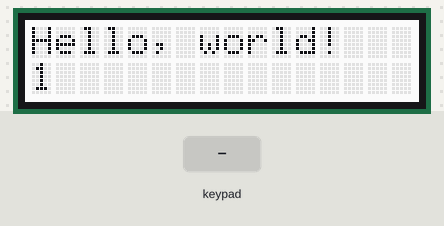
A sketch run on a simulated Arduino Uno, built with avr-gcc and run on an emulated ATmega328P. Parts: 16×2 character LCD. The inputs (shaded band) are chosen by the test bench. What the sketch prints to the serial monitor is not drawn.

Above: at 1.2 s.
1.3 s: key 'U' pressed
At 2.8 s:
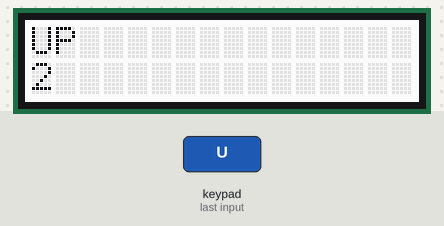
4.3 s: key 'D' pressed
At 5.7 s:
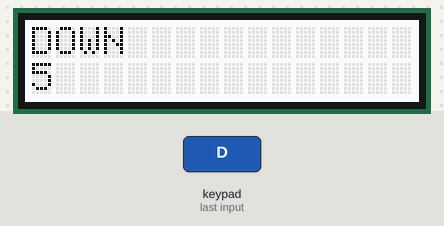
7.3 s: key 'L' pressed
At 8.8 s:
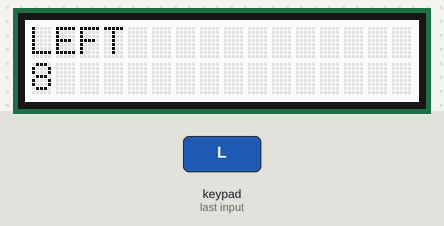
10.3 s: key 'R' pressed
At 11.5 s:
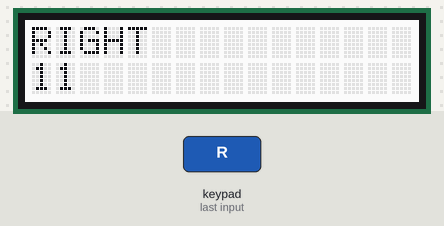
13.3 s: key 'S' pressed
At 14.8 s:
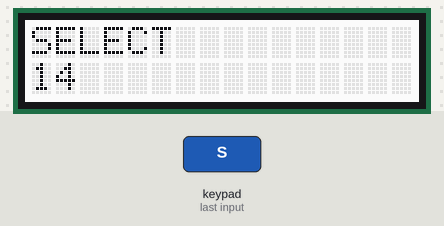
Timing chart, 0 to 16.3 s (numbered marks = the images above; inputs shaded):
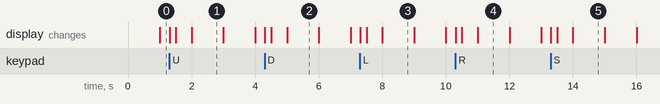

Measured:
- after the input at 1.3 s, the display: first changes at once (image 1 shows a later state)
- after the input at 4.3 s, the display: first changes at once (image 2 shows a later state)
- after the input at 7.3 s, the display: first changes at once (image 3 shows a later state)
- after the input at 10.3 s, the display: first changes at once (image 4 shows a later state)
- after the input at 13.3 s, the display: first changes at once (image 5 shows a later state)
- what the display in image 1 shows lasts 1.0 s, from 2.0 s to 3.0 s

The sketch:

trimmed_hello_world.ino
```cpp
#include <Adafruit_RGBLCDShield.h>

/*********************
Example code for the Adafruit RGB Character LCD Shield and Library
This code displays text on the shield, and also reads the buttons on the keypad.
When a button is pressed, the backlight changes color.
**********************/

// include the library code:
#include <Wire.h>
#include <Adafruit_RGBLCDShield.h>
#include <utility/Adafruit_MCP23017.h>


// The shield uses the I2C SCL and SDA pins. On classic Arduinos
// this is Analog 4 and 5 so you can't use those for analogRead() anymore
// However, you can connect other I2C sensors to the I2C bus and share
// the I2C bus.
Adafruit_RGBLCDShield lcd = Adafruit_RGBLCDShield();

// Set the backlight color
#define WHITE 0x7

void setup() {
  // Debugging output
  Serial.begin(9600);
  // set up the LCD's number of columns and rows:
  lcd.begin(16, 2);

  // Print a message to the LCD. We track how long it takes since
  // this library has been optimized a bit and we're proud of it :)
  int time = millis();
  lcd.print("Hello, world!");
  time = millis() - time;
  Serial.print("Took "); Serial.print(time); Serial.println(" ms");
  lcd.setBacklight(WHITE);
}

uint8_t i=0;
void loop() {
  // set the cursor to column 0, line 1
  // (note: line 1 is the second row, since counting begins with 0):
  lcd.setCursor(0, 1);
  // print the number of seconds since reset:
  lcd.print(millis()/1000);

  uint8_t buttons = lcd.readButtons();

  if (buttons) {
    lcd.clear();
    lcd.setCursor(0,0);
    if (buttons & BUTTON_UP) {
      lcd.print("UP ");
    }
    if (buttons & BUTTON_DOWN) {
      lcd.print("DOWN ");
    }
    if (buttons & BUTTON_LEFT) {
      lcd.print("LEFT ");
    }
    if (buttons & BUTTON_RIGHT) {
      lcd.print("RIGHT ");
    }
    if (buttons & BUTTON_SELECT) {
      lcd.print("SELECT ");
    }
  }
}
```
